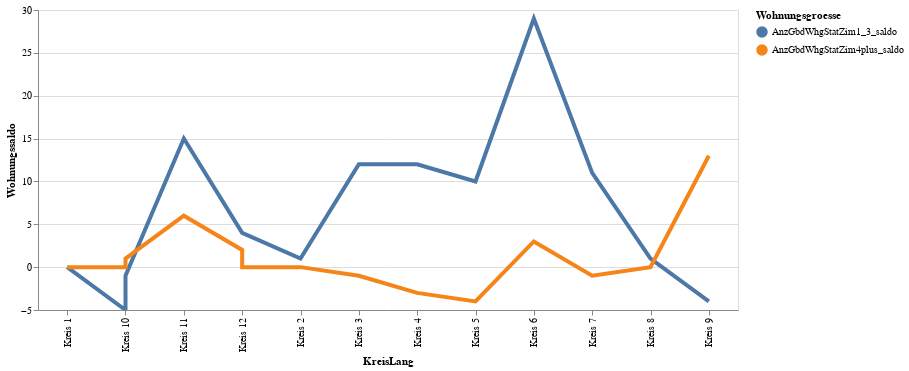

Notebook source saved alongside this figure:
### Code cell
# df_statzonen = df_statzonen[(df_statzonen.knr>0) & (df_statzonen.qname!="Hirslanden")]

highlight = alt.selection(type='single', on='mouseover',
                          fields=['Wohnungsgroesse'], nearest=True)
#x='date:StichtagDatJahr',
base = alt.Chart(mySelection).encode(
    x='KreisLang',
    y='Wohnungssaldo',
    color='Wohnungsgroesse'
)

points = base.mark_circle().encode(
    opacity=alt.value(0)
).add_selection(
    highlight
).properties(
    width=700 , height=300
)
lines = base.mark_line().encode(
    size=alt.condition(~highlight, alt.value(1.5), alt.value(4))
).interactive()

points + lines

### Figure 1 — Vega-Lite specification as saved in the notebook (floating-point values rounded to 4 significant figures)
{"config": {"view": {"continuousWidth": 400, "continuousHeight": 300}}, "layer": [{"mark": "circle", "encoding": {"color": {"type": "nominal", "field": "Wohnungsgroesse"}, "opacity": {"value": 0}, "x": {"type": "nominal", "field": "KreisLang"}, "y": {"type": "quantitative", "field": "Wohnungssaldo"}}, "height": 300, "selection": {"selector001": {"type": "single", "on": "mouseover", "fields": ["Wohnungsgroesse"], "nearest": true}}, "width": 700}, {"mark": "line", "encoding": {"color": {"type": "nominal", "field": "Wohnungsgroesse"}, "size": {"condition": {"value": 1.5, "selection": {"not": "selector001"}}, "value": 4}, "x": {"type": "nominal", "field": "KreisLang"}, "y": {"type": "quantitative", "field": "Wohnungssaldo"}}, "selection": {"selector002": {"type": "interval", "bind": "scales", "encodings": ["x", "y"]}}}], "data": {"name": "data-192e9679cf2b1db87169a0cdbdda227a"}, "$schema": "https://vega.github.io/schema/vega-lite/v4.8.1.json", "datasets": {"data-192e9679cf2b1db87169a0cdbdda227a": [{"Jahr": "2021-01-01T00:00:00", "KreisCd": 1, "KreisLang": "Kreis 1", "EigentumsartCd": 4, "EigentumsartLang": "Natürliche Personen", "Wohnungsgroesse": "AnzGbdWhgStatZim1_3_saldo", "Wohnungssaldo": 0}, {"Jahr": "2021-01-01T00:00:00", "KreisCd": 1, "KreisLang": "Kreis 1", "EigentumsartCd": 4, "EigentumsartLang": "Natürliche Personen", "Wohnungsgroesse": "AnzGbdWhgStatZim4plus_saldo", "Wohnungssaldo": 0}, {"Jahr": "2021-01-01T00:00:00", "KreisCd": 10, "KreisLang": "Kreis 10", "EigentumsartCd": 2, "EigentumsartLang": "Wohnbaugenossenschaften", "Wohnungsgroesse": "AnzGbdWhgStatZim1_3_saldo", "Wohnungssaldo": -5}, {"Jahr": "2021-01-01T00:00:00", "KreisCd": 10, "KreisLang": "Kreis 10", "EigentumsartCd": 2, "EigentumsartLang": "Wohnbaugenossenschaften", "Wohnungsgroesse": "AnzGbdWhgStatZim4plus_saldo", "Wohnungssaldo": 0}, {"Jahr": "2021-01-01T00:00:00", "KreisCd": 10, "KreisLang": "Kreis 10", "EigentumsartCd": 4, "EigentumsartLang": "Natürliche Personen", "Wohnungsgroesse": "AnzGbdWhgStatZim1_3_saldo", "Wohnungssaldo": -1}, {"Jahr": "2021-01-01T00:00:00", "KreisCd": 10, "KreisLang": "Kreis 10", "EigentumsartCd": 4, "EigentumsartLang": "Natürliche Personen", "Wohnungsgroesse": "AnzGbdWhgStatZim4plus_saldo", "Wohnungssaldo": 1}, {"Jahr": "2021-01-01T00:00:00", "KreisCd": 11, "KreisLang": "Kreis 11", "EigentumsartCd": 4, "EigentumsartLang": "Natürliche Personen", "Wohnungsgroesse": "AnzGbdWhgStatZim1_3_saldo", "Wohnungssaldo": 15}, {"Jahr": "2021-01-01T00:00:00", "KreisCd": 11, "KreisLang": "Kreis 11", "EigentumsartCd": 4, "EigentumsartLang": "Natürliche Personen", "Wohnungsgroesse": "AnzGbdWhgStatZim4plus_saldo", "Wohnungssaldo": 6}, {"Jahr": "2021-01-01T00:00:00", "KreisCd": 12, "KreisLang": "Kreis 12", "EigentumsartCd": 2, "EigentumsartLang": "Wohnbaugenossenschaften", "Wohnungsgroesse": "AnzGbdWhgStatZim1_3_saldo", "Wohnungssaldo": 4}, {"Jahr": "2021-01-01T00:00:00", "KreisCd": 12, "KreisLang": "Kreis 12", "EigentumsartCd": 2, "EigentumsartLang": "Wohnbaugenossenschaften", "Wohnungsgroesse": "AnzGbdWhgStatZim4plus_saldo", "Wohnungssaldo": 2}, {"Jahr": "2021-01-01T00:00:00", "KreisCd": 12, "KreisLang": "Kreis 12", "EigentumsartCd": 4, "EigentumsartLang": "Natürliche Personen", "Wohnungsgroesse": "AnzGbdWhgStatZim1_3_saldo", "Wohnungssaldo": 4}, {"Jahr": "2021-01-01T00:00:00", "KreisCd": 12, "KreisLang": "Kreis 12", "EigentumsartCd": 4, "EigentumsartLang": "Natürliche Personen", "Wohnungsgroesse": "AnzGbdWhgStatZim4plus_saldo", "Wohnungssaldo": 0}, {"Jahr": "2021-01-01T00:00:00", "KreisCd": 2, "KreisLang": "Kreis 2", "EigentumsartCd": 4, "EigentumsartLang": "Natürliche Personen", "Wohnungsgroesse": "AnzGbdWhgStatZim1_3_saldo", "Wohnungssaldo": 1}, {"Jahr": "2021-01-01T00:00:00", "KreisCd": 2, "KreisLang": "Kreis 2", "EigentumsartCd": 4, "EigentumsartLang": "Natürliche Personen", "Wohnungsgroesse": "AnzGbdWhgStatZim4plus_saldo", "Wohnungssaldo": 0}, {"Jahr": "2021-01-01T00:00:00", "KreisCd": 3, "KreisLang": "Kreis 3", "EigentumsartCd": 4, "EigentumsartLang": "Natürliche Personen", "Wohnungsgroesse": "AnzGbdWhgStatZim1_3_saldo", "Wohnungssaldo": 12}, {"Jahr": "2021-01-01T00:00:00", "KreisCd": 3, "KreisLang": "Kreis 3", "EigentumsartCd": 4, "EigentumsartLang": "Natürliche Personen", "Wohnungsgroesse": "AnzGbdWhgStatZim4plus_saldo", "Wohnungssaldo": -1}, {"Jahr": "2021-01-01T00:00:00", "KreisCd": 4, "KreisLang": "Kreis 4", "EigentumsartCd": 4, "EigentumsartLang": "Natürliche Personen", "Wohnungsgroesse": "AnzGbdWhgStatZim1_3_saldo", "Wohnungssaldo": 12}, {"Jahr": "2021-01-01T00:00:00", "KreisCd": 4, "KreisLang": "Kreis 4", "EigentumsartCd": 4, "EigentumsartLang": "Natürliche Personen", "Wohnungsgroesse": "AnzGbdWhgStatZim4plus_saldo", "Wohnungssaldo": -3}, {"Jahr": "2021-01-01T00:00:00", "KreisCd": 5, "KreisLang": "Kreis 5", "EigentumsartCd": 4, "EigentumsartLang": "Natürliche Personen", "Wohnungsgroesse": "AnzGbdWhgStatZim1_3_saldo", "Wohnungssaldo": 10}, {"Jahr": "2021-01-01T00:00:00", "KreisCd": 5, "KreisLang": "Kreis 5", "EigentumsartCd": 4, "EigentumsartLang": "Natürliche Personen", "Wohnungsgroesse": "AnzGbdWhgStatZim4plus_saldo", "Wohnungssaldo": -4}, {"Jahr": "2021-01-01T00:00:00", "KreisCd": 6, "KreisLang": "Kreis 6", "EigentumsartCd": 4, "EigentumsartLang": "Natürliche Personen", "Wohnungsgroesse": "AnzGbdWhgStatZim1_3_saldo", "Wohnungssaldo": 29}, {"Jahr": "2021-01-01T00:00:00", "KreisCd": 6, "KreisLang": "Kreis 6", "EigentumsartCd": 4, "EigentumsartLang": "Natürliche Personen", "Wohnungsgroesse": "AnzGbdWhgStatZim4plus_saldo", "Wohnungssaldo": 3}, {"Jahr": "2021-01-01T00:00:00", "KreisCd": 7, "KreisLang": "Kreis 7", "EigentumsartCd": 4, "EigentumsartLang": "Natürliche Personen", "Wohnungsgroesse": "AnzGbdWhgStatZim1_3_saldo", "Wohnungssaldo": 11}, {"Jahr": "2021-01-01T00:00:00", "KreisCd": 7, "KreisLang": "Kreis 7", "EigentumsartCd": 4, "EigentumsartLang": "Natürliche Personen", "Wohnungsgroesse": "AnzGbdWhgStatZim4plus_saldo", "Wohnungssaldo": -1}, {"Jahr": "2021-01-01T00:00:00", "KreisCd": 8, "KreisLang": "Kreis 8", "EigentumsartCd": 4, "EigentumsartLang": "Natürliche Personen", "Wohnungsgroesse": "AnzGbdWhgStatZim1_3_saldo", "Wohnungssaldo": 1}, {"Jahr": "2021-01-01T00:00:00", "KreisCd": 8, "KreisLang": "Kreis 8", "EigentumsartCd": 4, "EigentumsartLang": "Natürliche Personen", "Wohnungsgroesse": "AnzGbdWhgStatZim4plus_saldo", "Wohnungssaldo": 0}, {"Jahr": "2021-01-01T00:00:00", "KreisCd": 9, "KreisLang": "Kreis 9", "EigentumsartCd": 4, "EigentumsartLang": "Natürliche Personen", "Wohnungsgroesse": "AnzGbdWhgStatZim1_3_saldo", "Wohnungssaldo": -4}, {"Jahr": "2021-01-01T00:00:00", "KreisCd": 9, "KreisLang": "Kreis 9", "EigentumsartCd": 4, "EigentumsartLang": "Natürliche Personen", "Wohnungsgroesse": "AnzGbdWhgStatZim4plus_saldo", "Wohnungssaldo": 13}]}}
